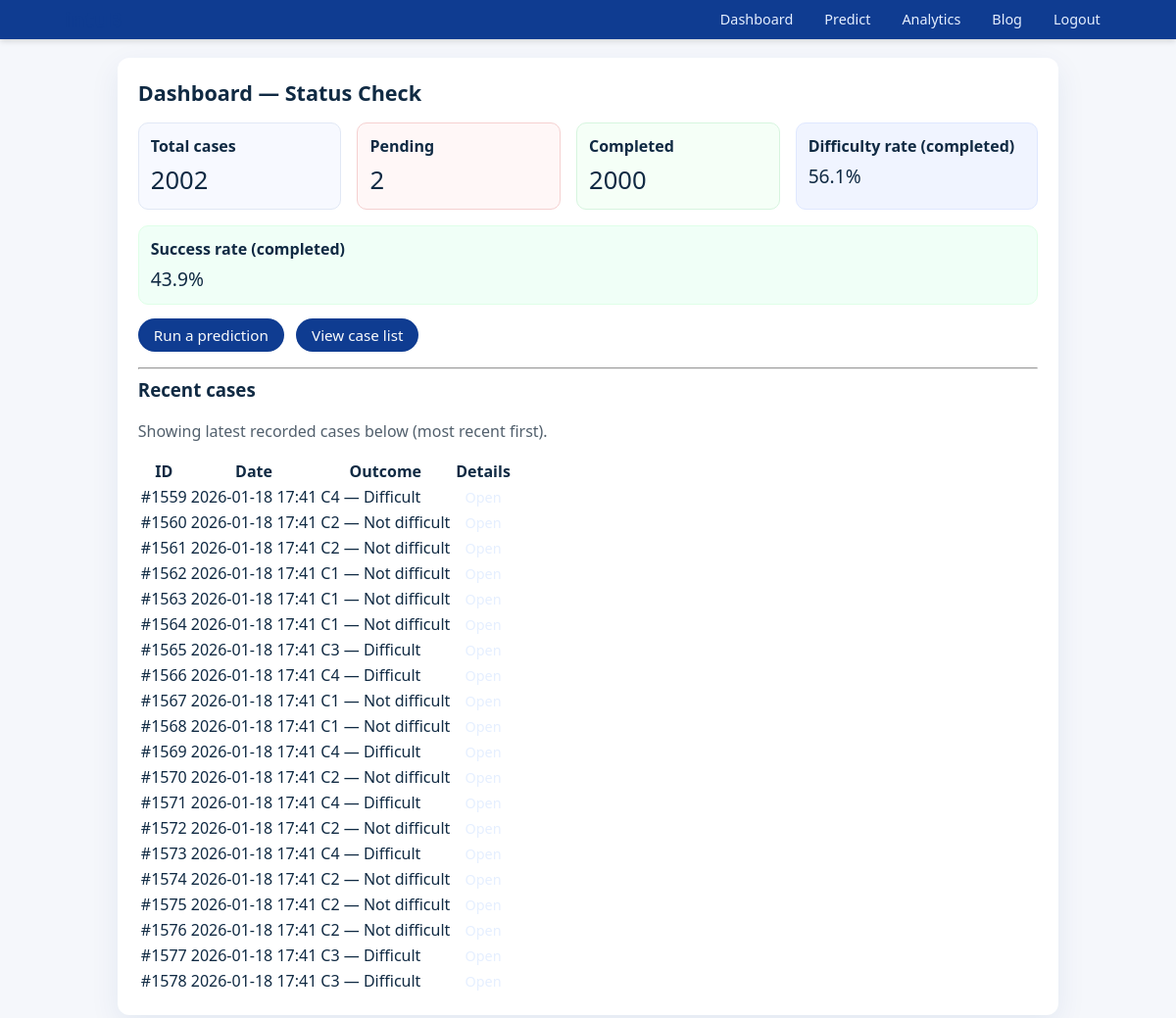
The page /dashboard (signed in) on the database its author committed.
### app/models.py (models this page shows, shortened)
class IntubationRecord(db.Model):
    id = db.Column(db.Integer, primary_key=True)
    operator_id = db.Column(db.Integer, db.ForeignKey("user.id"), nullable=False)
    age = db.Column(db.Integer, nullable=False)
    weight = db.Column(db.Float, nullable=False)
    height = db.Column(db.Float)              # cm, può essere None
    sex = db.Column(db.String(1))             # 'M', 'F', 'O' (altro/ignoto)
    dtm = db.Column(db.Float)                 # distanza tiromentale
    dii = db.Column(db.Float)                 # distanza interincisiva
    mallampati = db.Column(db.Integer)
    stop_bang = db.Column(db.Integer)
    alganzouri = db.Column(db.Integer)
    drug_used = db.Column(db.String(128))     # lasciati liberi / raw
    technique = db.Column(db.String(128))
    success = db.Column(db.Boolean, nullable=True)
    cormack = db.Column(db.Integer, nullable=True)
    difficult_binary = db.Column(db.Boolean, nullable=True)
    created_at = db.Column(db.DateTime, default=datetime.utcnow)

### app/routes.py (the view)
@bp.route("/dashboard")
@login_required
def dashboard():
    records = (
        IntubationRecord.query
        .filter_by(operator_id=current_user.id)
        .order_by(IntubationRecord.created_at.desc())
        .all()
    )
    pending = [r for r in records if (r.cormack is None or r.difficult_binary is None)]
    completed = [r for r in records if (r.cormack is not None and r.difficult_binary is not None)]
    total_cases = len(records)
    pending_count = len(pending)
    completed_count = len(completed)
    difficult_count = sum(1 for r in completed if r.difficult_binary)
    success_count = sum(1 for r in completed if r.success is True)
    difficulty_rate = (difficult_count / completed_count * 100) if completed_count else None
    success_rate = (success_count / completed_count * 100) if completed_count else None
    return render_template(
        "dashboard.html",
        pending=pending,
        completed=completed,
        total_cases=total_cases,
        pending_count=pending_count,
        completed_count=completed_count,
        difficulty_rate=difficulty_rate,
        success_rate=success_rate,
    )

### app/models.py (called while the page is built)
@login_manager.user_loader
def load_user(user_id):
    return User.query.get(int(user_id))

### app/templates/dashboard.html (shortened to what this page needs)
{% extends "base.html" %}
{% block content %}
<h2>Dashboard — Status Check</h2>
<div style="display:flex;gap:1rem;flex-wrap:wrap;margin-top:12px;">
  <div style="flex:1 1 180px;padding:12px;border-radius:10px;background:#f7f9ff;border:1px solid #e1e8f5;">
    <strong>Total cases</strong>
    <div style="font-size:1.6rem;margin-top:6px;">{{ total_cases }}</div>
  </div>
  <div style="flex:1 1 180px;padding:12px;border-radius:10px;background:#fff7f7;border:1px solid #f5d0d0;">
    <strong>Pending</strong>
    <div style="font-size:1.6rem;margin-top:6px;">{{ pending_count }}</div>
  </div>
  <div style="flex:1 1 180px;padding:12px;border-radius:10px;background:#f5fff7;border:1px solid #d7f5df;">
    <strong>Completed</strong>
    <div style="font-size:1.6rem;margin-top:6px;">{{ completed_count }}</div>
  </div>
  <div style="flex:1 1 220px;padding:12px;border-radius:10px;background:#f0f4ff;border:1px solid #dfe8ff;">
    <strong>Difficulty rate (completed)</strong>
    <div style="font-size:1.2rem;margin-top:6px;">{% if difficulty_rate is none %}n/a{% else %}{{ difficulty_rate|round(1) }}%{% endif %}</div>
  </div>
  <div style="flex:1 1 220px;padding:12px;border-radius:10px;background:#f0fff7;border:1px solid #dfffe8;">
    <strong>Success rate (completed)</strong>
    <div style="font-size:1.2rem;margin-top:6px;">{% if success_rate is none %}n/a{% else %}{{ success_rate|round(1) }}%{% endif %}</div>
  </div>
</div>
<p style="margin-top:14px;">
  <a class="btn" href="{{ url_for('main.predict') }}">Run a prediction</a>
  <a class="btn" style="margin-left:8px;" href="#cases">View case list</a>
</p>
<hr>
<h3>Recent cases</h3>
{% if total_cases %}
  <p style="color:#52606d;">Showing latest recorded cases below (most recent first).</p>
  <table class="table">
    <thead>
      <tr>
        <th>ID</th>
        <th>Date</th>
        <th>Outcome</th>
        <th>Details</th>
      </tr>
    </thead>
    <tbody>
    {% for r in (completed + pending)[:20] %}
      <tr>
        <td>#{{ r.id }}</td>
        <td>{{ r.created_at.strftime("%Y-%m-%d %H:%M") }}</td>
        <td>
          {% if r.cormack is none %}
            pending
          {% else %}
            C{{ r.cormack }} — {% if r.difficult_binary %}Difficult{% else %}Not difficult{% endif %}
          {% endif %}
        </td>
        <td>
          <a class="nav-link" href="{{ url_for('main.complete_case', record_id=r.id) }}">Open</a>
        </td>
      </tr>
    {% endfor %}
    </tbody>
  </table>
{% else %}
  <p class="muted">No recorded cases yet.</p>
{% endif %}
{% endblock %}

### app/templates/base.html (shortened to what this page needs)
<!doctype html>
<html lang="en">
<head>
  <link rel="stylesheet" href="{{ url_for('static', filename='style.css') }}">
</head>
<body>
<header class="site-header">
  <div class="navbar">
    <div class="brand">
      <span class="brand-main"><a class="brand-link" href="{{ url_for('main.landing') }}">intuB</a></span>
    </div>
    <div class="navbar-right">
      {% if current_user.is_authenticated %}
        <a class="nav-link" href="{{ url_for('main.dashboard') }}">Dashboard</a>
        <a class="nav-link" href="{{ url_for('main.predict') }}">Predict</a>
        <a class="nav-link" href="{{ url_for('main.analytics') }}">Analytics</a>
        <a class="nav-link" href="{{ url_for('main.blog') }}">Blog</a>
        <a class="nav-link" href="{{ url_for('main.logout') }}">Logout</a>
      {% else %}
        <a class="nav-link" href="{{ url_for('main.landing') }}">Home</a>
        <a class="nav-link" href="{{ url_for('main.login') }}">Login</a>
        <a class="nav-link" href="{{ url_for('main.register') }}">Register</a>
      {% endif %}
    </div>
  </div>
</header>
<main class="container">
  {% block content %}{% endblock %}
</main>
</body>
</html>

### app/static/style.css (style rules this page uses)
*, *::before, *::after { box-sizing: border-box; }
body { margin: 0; font-family: system-ui, -apple-system, BlinkMacSystemFont, "Segoe UI", sans-serif; background: #f5f7fb; color: #102a43; overflow-x: hidden; }
a { color: #0f3c91; text-decoration: none; }
.site-header { background: #0f3c91; color: #f9fafb; box-shadow: 0 2px 6px rgba(0, 0, 0, 0.15); width: 100%; }
.navbar { max-width: 1100px; margin: 0 auto; padding: 0.4rem 1rem; display: flex; align-items: center; justify-content: space-between; }
.brand { display: flex; flex-direction: column; color: #f9fafb; line-height: 1.1; }
.brand-main { font-weight: 700; font-size: 1.35rem; }
.navbar-right { display: flex; gap: 0.6rem; align-items: center; }
.nav-link { color: #e5efff; font-size: 0.9rem; padding: 0.25rem 0.7rem; border-radius: 999px; }
.container { max-width: 960px; margin: 1.2rem auto 2.5rem auto; padding: 1.3rem; background: #ffffff; border-radius: 12px; box-shadow: 0 10px 30px rgba(15, 60, 145, 0.08); }
h1, h2, h3 { color: #102a43; margin-top: 0; }
h2 { font-size: 1.35rem; margin-bottom: 1rem; }
.btn, .btn-primary { display: inline-block; background: #0f3c91; color: #f9fafb; border: none; padding: 0.45rem 1rem; border-radius: 999px; font-size: 0.95rem; cursor: pointer; }

### rows shown on the page
IntubationRecord: id "1559", created_at "2026-01-18 17:41", cormack "4", difficult_binary "Difficult"
IntubationRecord: id "1560", created_at "2026-01-18 17:41", cormack "2", difficult_binary "Not difficult"
IntubationRecord: id "1561", created_at "2026-01-18 17:41", cormack "2", difficult_binary "Not difficult"
IntubationRecord: id "1562", created_at "2026-01-18 17:41", cormack "1", difficult_binary "Not difficult"
IntubationRecord: id "1563", created_at "2026-01-18 17:41", cormack "1", difficult_binary "Not difficult"
IntubationRecord: id "1564", created_at "2026-01-18 17:41", cormack "1", difficult_binary "Not difficult"
IntubationRecord: id "1565", created_at "2026-01-18 17:41", cormack "3", difficult_binary "Difficult"
IntubationRecord: id "1566", created_at "2026-01-18 17:41", cormack "4", difficult_binary "Difficult"
IntubationRecord: id "1567", created_at "2026-01-18 17:41", cormack "1", difficult_binary "Not difficult"
IntubationRecord: id "1568", created_at "2026-01-18 17:41", cormack "1", difficult_binary "Not difficult"
IntubationRecord: id "1569", created_at "2026-01-18 17:41", cormack "4", difficult_binary "Difficult"
IntubationRecord: id "1570", created_at "2026-01-18 17:41", cormack "2", difficult_binary "Not difficult"
IntubationRecord: id "1571", created_at "2026-01-18 17:41", cormack "4", difficult_binary "Difficult"
IntubationRecord: id "1572", created_at "2026-01-18 17:41", cormack "2", difficult_binary "Not difficult"
IntubationRecord: id "1573", created_at "2026-01-18 17:41", cormack "4", difficult_binary "Difficult"
IntubationRecord: id "1574", created_at "2026-01-18 17:41", cormack "2", difficult_binary "Not difficult"
IntubationRecord: id "1575", created_at "2026-01-18 17:41", cormack "2", difficult_binary "Not difficult"
IntubationRecord: id "1576", created_at "2026-01-18 17:41", cormack "2", difficult_binary "Not difficult"
IntubationRecord: id "1577", created_at "2026-01-18 17:41", cormack "3", difficult_binary "Difficult"
IntubationRecord: id "1578", created_at "2026-01-18 17:41", cormack "3", difficult_binary "Difficult"

### other values the page prints
{{ total_cases }} "2002"
{{ pending_count }} "2"
{{ completed_count }} "2000"
{{ difficulty_rate|round(1) }} "56.1"
{{ success_rate|round(1) }} "43.9"
